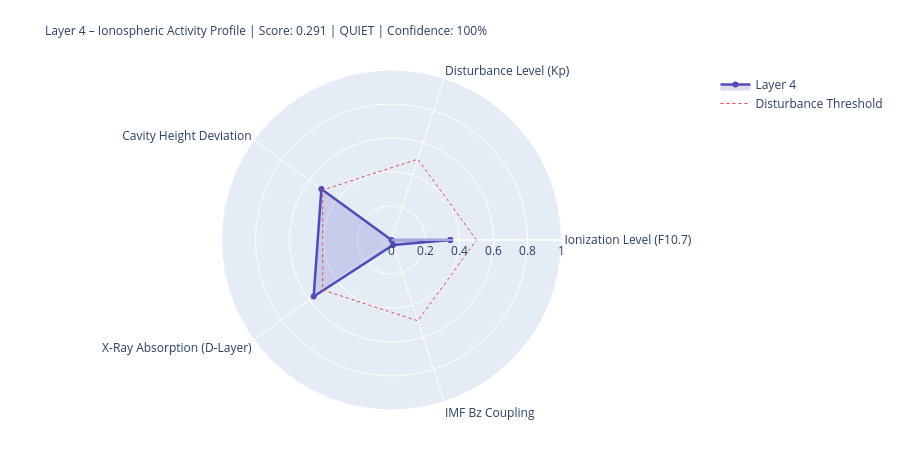

The notebook cell saved with this chart:
### Markdown cell above
---
## 4. State Assessment & Handoff to Layer 5

### Code cell
# ============================================================
# LAYER-4-SCORE
# ============================================================

COMPONENTS = {
    'Ionization Level (F10.7)':    {'score': ioniz,       'source': 'primary' if f107_now else 'from_layer0', 'dynamic': True},
    'Disturbance Level (Kp)':          {'score': disturb,     'source': 'primary' if kp_now   else 'from_layer0', 'dynamic': True},
    'Cavity Height Deviation':    {'score': h_dev,       'source': 'derived',                                'dynamic': True},
    'X-Ray Absorption (D-Layer)':{'score': xray_ioniz,  'source': 'primary' if xray_now else 'missing',     'dynamic': True},
    'IMF Bz Coupling':             {'score': bz_coupling, 'source': 'primary' if bz_now   else 'from_layer0', 'dynamic': True},
}

available    = {k: v['score'] for k, v in COMPONENTS.items() if v['score'] is not None}
unavailable  = [k for k, v in COMPONENTS.items() if v['score'] is None]
layer4_score = round(sum(available.values()) / len(available), 4) if available else None
confidence   = round(len(available) / len(COMPONENTS), 2)
level = ('unknown' if layer4_score is None
         else 'quiet'   if layer4_score < 0.3
         else 'moderate' if layer4_score < 0.6
         else 'active')
dominant_l4 = max(available, key=available.get) if available else 'none'

# Resonance delta for Schumann SR-1
sr1_ref = schumann_freq(1, 80.0)
sr1_now = schumann_freq(1, h_eff)
sr1_delta_mhz = (sr1_now - sr1_ref) * 1000

# Propagation conditions
prop_cond = ('disturbed'   if kp_val > 4
             else 'unsettled' if kp_val > 2
             else 'normal')
if xray_class in ['X', 'M']:
    prop_cond = 'Radio-Blackout moeglich'

W = 68
print('=' * W)
print('LAYER 4 – IONOSPHERE – STATE ASSESSMENT')
print('=' * W)
for name, comp in COMPONENTS.items():
    s = comp['score']
    if s is not None:
        bar = '█' * int(s * 20) + '░' * (20 - int(s * 20))
        print(f'  {name:<36} {bar}  {s:.3f}  [{comp["source"]}]')
    else:
        print(f'  {name:<36} {"─" * 20}  n/a   [missing]')
print('-' * W)
print(f'  Score:          {layer4_score:.3f}  ({len(available)}/{len(COMPONENTS)} components)')
print(f'  Confidence:     {confidence:.0%}')
print(f'  Level:          {level.upper()}')
print(f'  Dominant:       {dominant_l4}')
print(f'  Cavity height:  {h_eff:.1f} km  (Ref: 80.0 km)')
print(f'  SR-1:           {sr1_now:.3f} Hz  (Δ {sr1_delta_mhz:+.1f} mHz vs. ref)')
print(f'  Propagation:    {prop_cond}')
print(f'  X-Ray:          {xray_class}-class  ({xray_now:.2e} W/m²)' if xray_now else '  X-Ray:          n/a')
print('=' * W)

# Radar
cats   = list(available.keys())
vals_r = list(available.values())
if len(cats) >= 3:
    fig = go.Figure()
    fig.add_trace(go.Scatterpolar(
        r=vals_r + [vals_r[0]], theta=cats + [cats[0]],
        fill='toself', fillcolor='rgba(83,74,183,0.20)',
        line=dict(color='#534AB7', width=2.5), name='Layer 4'
    ))
    fig.add_trace(go.Scatterpolar(
        r=[0.5] * (len(cats)+1), theta=cats + [cats[0]],
        line=dict(color='#E24B4A', dash='dot', width=1),
        mode='lines', name='Disturbance Threshold'
    ))
    fig.update_layout(
        title=dict(
            text=f'Layer 4 – Ionospheric Activity Profile | Score: {layer4_score:.3f} | {level.upper()} | Confidence: {confidence:.0%}',
            font=dict(size=12)
        ),
        polar=dict(radialaxis=dict(visible=True, range=[0, 1])),
        height=450, showlegend=True,
        margin=dict(l=80, r=80, t=70, b=40)
    )
    fig.show()

### Figure 1 — Plotly figure (JSON) as saved in the notebook; plotly's stock layout.template omitted (floating-point values rounded to 4 significant figures)
{"data": [{"fill": "toself", "fillcolor": "rgba(83,74,183,0.20)", "line": {"color": "#534AB7", "width": 2.5}, "name": "Layer 4", "r": [0.346, 0.0, 0.51, 0.566, 0.031, 0.346], "theta": ["Ionization Level (F10.7)", "Disturbance Level (Kp)", "Cavity Height Deviation", "X-Ray Absorption (D-Layer)", "IMF Bz Coupling", "Ionization Level (F10.7)"], "type": "scatterpolar"}, {"line": {"color": "#E24B4A", "dash": "dot", "width": 1}, "mode": "lines", "name": "Disturbance Threshold", "r": [0.5, 0.5, 0.5, 0.5, 0.5, 0.5], "theta": ["Ionization Level (F10.7)", "Disturbance Level (Kp)", "Cavity Height Deviation", "X-Ray Absorption (D-Layer)", "IMF Bz Coupling", "Ionization Level (F10.7)"], "type": "scatterpolar"}], "layout": {"height": 450, "margin": {"b": 40, "l": 80, "r": 80, "t": 70}, "polar": {"radialaxis": {"range": [0, 1], "visible": true}}, "showlegend": true, "title": {"font": {"size": 12}, "text": "Layer 4 – Ionospheric Activity Profile | Score: 0.291 | QUIET | Confidence: 100%"}}}
